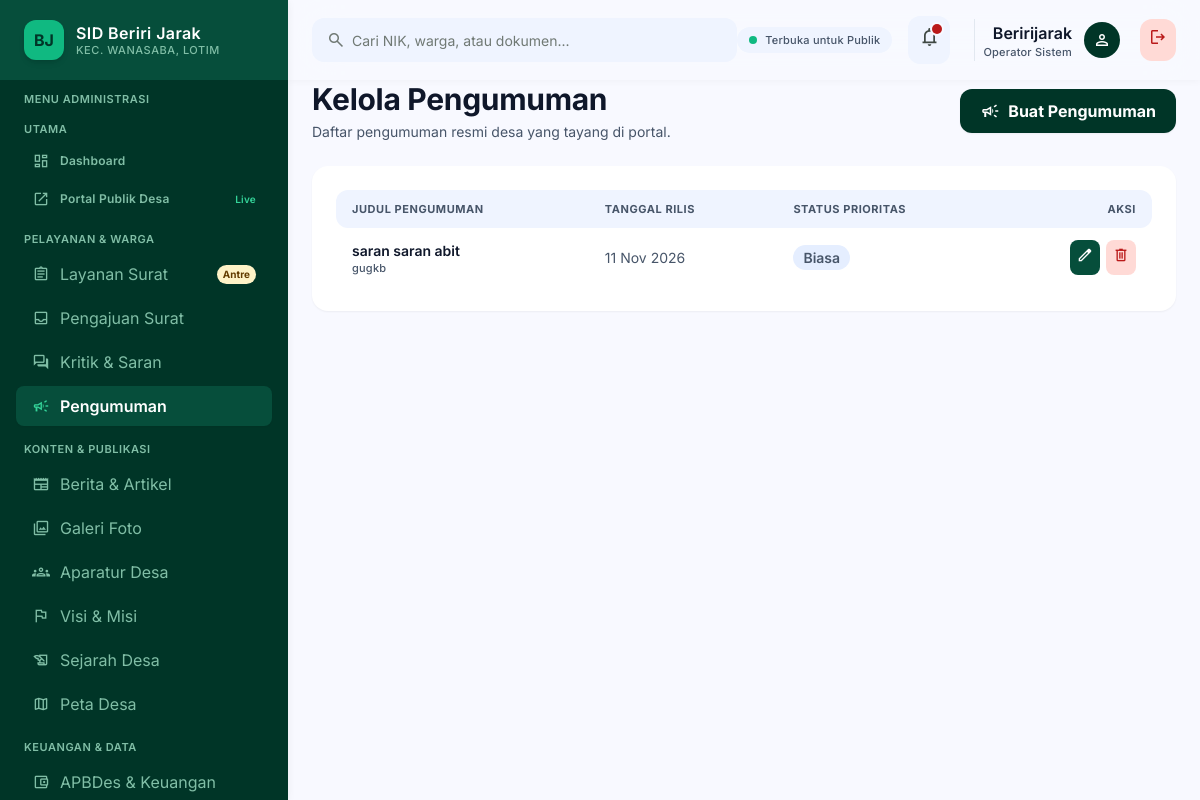
The app's page /dashboard/pengumuman/ (signed in) with its own data.
### BJ/models.py (models this page shows, shortened)
class Pengumuman(models.Model):
    judul = models.CharField(max_length=255)
    isi_pengumuman = models.TextField()
    tanggal_rilis = models.DateField()
    is_penting = models.BooleanField(default=False, help_text="Centang jika ini pengumuman mendesak")
    file_lampiran = models.FileField(upload_to='pengumuman/', blank=True, null=True)
    gambar = models.ImageField(upload_to='pengumuman/', blank=True, null=True)

### BJ/views.py (the view)
# urls.py: path('dashboard/pengumuman/', views.kelola_pengumuman, name='kelola_pengumuman'),
@login_required(login_url='portal_masuk')
def kelola_pengumuman(request):
    return render(request, 'themes/admin/kelola_pengumuman.html',
                  {'daftar_pengumuman': Pengumuman.objects.all().order_by('-tanggal_rilis')})

### desa/templates/themes/admin/kelola_pengumuman.html (shortened to what this page needs)
{% extends "themes/admin/base_admin.html" %}
{% load static %}
{% block content %}
<div class="flex flex-col w-full gap-space-lg">
    <div class="flex flex-col sm:flex-row sm:items-center justify-between gap-4">
        <div>
            <h1 class="font-headline-lg text-headline-lg font-bold text-text-primary">Kelola Pengumuman</h1>
            <p class="font-body-sm text-body-sm text-text-secondary mt-1">Daftar pengumuman resmi desa yang tayang di portal.</p>
        </div>
        <a href="{% url 'tambah_pengumuman' %}" class="inline-flex items-center justify-center gap-2 px-5 py-2.5 rounded-xl bg-primary text-on-primary font-label-lg text-label-lg font-bold shadow-sm hover:bg-secondary transition-all">
            <span class="material-symbols-outlined text-[20px]">campaign</span> Buat Pengumuman
        </a>
    </div>
    <div class="bg-surface-pure rounded-2xl p-space-lg shadow-sm">
        <div class="overflow-x-auto -mx-space-lg px-space-lg">
            <table class="w-full text-left min-w-[620px]">
                <thead>
                    <tr class="bg-surface-container-low text-text-secondary font-label-sm text-label-sm uppercase tracking-wider">
                        <th class="py-3 px-4 rounded-l-xl">Judul Pengumuman</th>
                        <th class="py-3 px-4">Tanggal Rilis</th>
                        <th class="py-3 px-4">Status Prioritas</th>
                        <th class="py-3 px-4 rounded-r-xl text-right">Aksi</th>
                    </tr>
                </thead>
                <tbody class="divide-y divide-border-subtle font-body-sm text-body-sm">
                    {% for item in daftar_pengumuman %}
                    <tr class="hover:bg-surface-container-low/60 transition-colors">
                        <td class="py-3 px-4">
                            <div class="font-title-md text-title-md font-semibold text-text-primary line-clamp-1">{{ item.judul }}</div>
                            <div class="font-label-sm text-label-sm text-text-secondary line-clamp-1">{{ item.isi_pengumuman }}</div>
                        </td>
                        <td class="py-3 px-4 text-text-secondary">{{ item.tanggal_rilis|date:"d M Y" }}</td>
                        <td class="py-3 px-4">
                            {% if item.is_penting %}
                                <span class="inline-flex items-center gap-1 px-2.5 py-1 rounded-full bg-error-container text-error font-label-sm font-semibold"><span class="w-1.5 h-1.5 rounded-full bg-error animate-ping"></span> Mendesak</span>
                            {% else %}
                                <span class="px-2.5 py-1 rounded-full bg-surface-container text-text-secondary font-label-sm font-semibold">Biasa</span>
                            {% endif %}
                        </td>
                        <td class="py-3 px-4 text-right">
                            <div class="inline-flex items-center gap-1.5">
                                <a href="#" class="p-1.5 rounded-lg bg-primary-container text-on-primary hover:bg-secondary transition-colors" title="Edit"><span class="material-symbols-outlined text-[18px]">edit</span></a>
                                <a href="{% url 'hapus_pengumuman' item.id %}" onclick="return confirm('Yakin ingin menghapus pengumuman ini?')" class="p-1.5 rounded-lg bg-error-container text-error hover:bg-error hover:text-on-error transition-colors" title="Hapus"><span class="material-symbols-outlined text-[18px]">delete</span></a>
                            </div>
                        </td>
                    </tr>
                    {% empty %}
                    <tr><td colspan="4" class="py-8 text-center text-text-secondary">Belum ada pengumuman.</td></tr>
                    {% endfor %}
                </tbody>
            </table>
        </div>
    </div>
</div>
{% endblock %}

### desa/templates/themes/admin/partials/header.html
<header class="fixed top-0 left-72 right-0 h-20 bg-surface/85 backdrop-blur-xl shadow-[0_1px_8px_rgba(0,0,0,0.04)] z-40 flex items-center justify-between px-space-lg">
    <div class="flex items-center gap-space-lg flex-1 max-w-xl">
        <div class="relative w-full">
            <span class="material-symbols-outlined absolute left-3.5 top-1/2 -translate-y-1/2 text-outline text-[20px]">search</span>
            <input class="w-full h-11 pl-10 pr-4 rounded-xl bg-surface-container-low text-on-surface font-body-sm text-body-sm placeholder:text-outline focus:outline-none focus:ring-2 focus:ring-accent-emerald transition-all" placeholder="Cari NIK, warga, atau dokumen..." type="text">
        </div>
    </div>
    <div class="flex items-center gap-space-md">
        <div class="hidden lg:flex items-center gap-2 px-3 py-1.5 rounded-full bg-surface-container-low">
            <span class="w-2 h-2 rounded-full bg-accent-emerald"></span>
            <span class="font-label-sm text-label-sm font-medium text-text-secondary">Terbuka untuk Publik</span>
        </div>
        <button class="relative p-2.5 rounded-xl bg-surface-container-low text-on-surface-variant hover:text-on-surface transition-colors" type="button">
            <span class="material-symbols-outlined text-[22px]">notifications</span>
            <span class="absolute top-2 right-2 w-2.5 h-2.5 bg-error rounded-full ring-2 ring-surface"></span>
        </button>
        <div class="flex items-center gap-3 pl-space-sm border-l border-border-subtle ml-2">
            <div class="text-right hidden sm:block">
                <div class="font-label-lg text-label-lg font-semibold text-text-primary capitalize">{{ request.user.username }}</div>
                <div class="font-label-sm text-label-sm text-text-secondary">Operator Sistem</div>
            </div>
            <div class="w-9 h-9 rounded-full bg-primary flex items-center justify-center">
                <span class="material-symbols-outlined text-on-primary text-[20px]">person</span>
            </div>
            <a href="{% url 'logout' %}" class="ml-2 p-2 rounded-xl bg-error-container text-error hover:bg-error hover:text-white transition-colors" title="Keluar Sistem">
                <span class="material-symbols-outlined text-[20px]">logout</span>
            </a>
        </div>
    </div>
</header>

### desa/templates/themes/admin/base_admin.html (style rules this page uses)
body { overscroll-behavior: none; }

### records on screen
Pengumuman: judul "saran saran abit", isi_pengumuman "gugkb", tanggal_rilis "11 Nov 2026", is_penting "Biasa"

### other values on screen
{{ request.user.username }} "Beririjarak"
